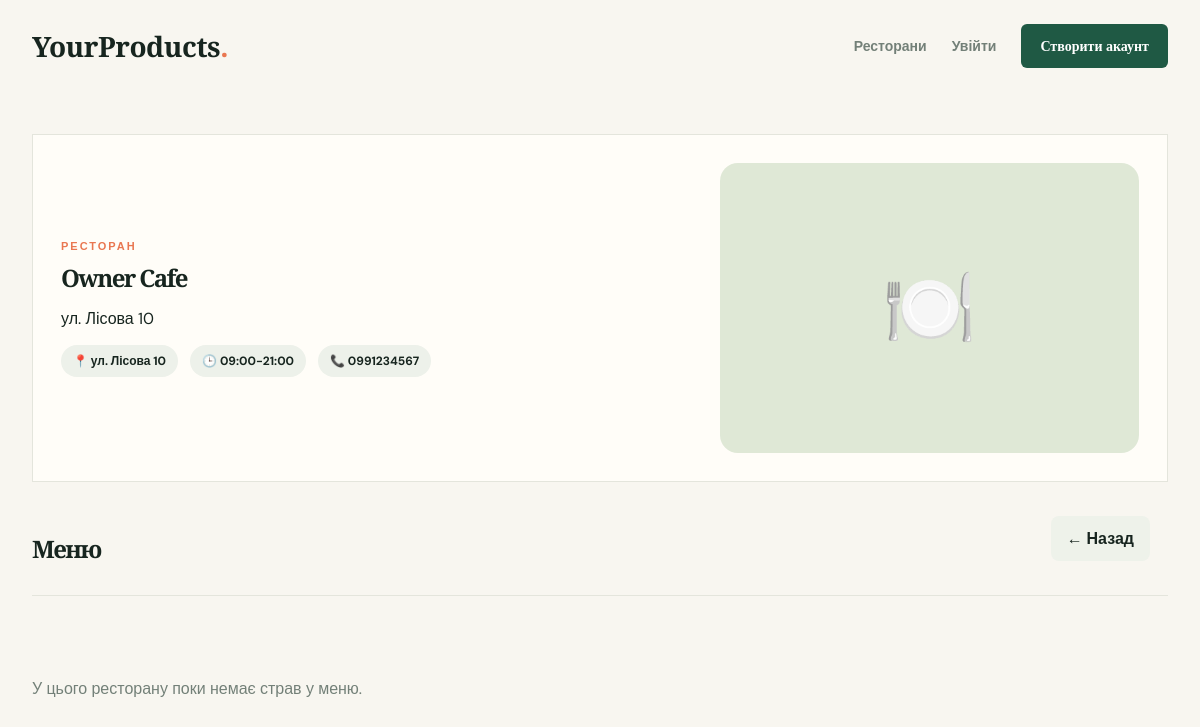
Page /menu/4/ on the committed database.
### delivery_APP/models.py (models this page shows, shortened)
class RestorantInfo(models.Model):
    owner = models.ForeignKey(
        settings.AUTH_USER_MODEL,
        on_delete=models.SET_NULL,
        null=True,
        blank=True,
        related_name='restaurants',
        verbose_name='Власник',
    )
    name = models.CharField(max_length=100)
    photo = models.ImageField(upload_to='media/restorant_photos/')
    address = models.TextField()
    phone_number = models.CharField(max_length=15)
    opening_hours = models.CharField(max_length=50)

### delivery_APP/views.py (the view)
# urls.py: path('menu/<int:restaurant_id>/', delivery_app_views.restaurant_menu, name='restaurant_menu'),
def restaurant_menu(request, restaurant_id):
    restaurant = get_object_or_404(RestorantInfo, pk=restaurant_id)
    dishes = CartOfMenu.objects.filter(restaurant=restaurant).order_by('name')
    return render(request, 'MenuOfRestorant.html', {
        'restaurant': restaurant,
        'dishes': dishes,
    })

### templates/menuofrestorant.html (shortened to what this page needs)
{% extends 'base.html' %}
{% block content %}
<section class="menu-page">
    <div class="menu-hero">
        <div>
            <div class="eyebrow">Ресторан</div>
            <h1>{{ restaurant.name }}</h1>
            <p>{{ restaurant.address }}</p>
            <div class="menu-meta">
                <span class="meta-pill">📍 {{ restaurant.address }}</span>
                <span class="meta-pill">🕒 {{ restaurant.opening_hours }}</span>
                <span class="meta-pill">📞 {{ restaurant.phone_number }}</span>
            </div>
        </div>
        <div>
            {% if restaurant.photo %}
                <img src="{{ restaurant.photo.url }}" alt="{{ restaurant.name }}">
            {% else %}
                <div class="restaurant-placeholder" style="height:290px; border-radius:18px; background:#dfe8d6; display:grid; place-items:center; font-size:76px;">🍽️</div>
            {% endif %}
        </div>
    </div>
    <div class="section-head" style="margin-top:34px;">
        <h2>Меню</h2>
        <a class="hero-btn secondary" href="{% url 'home' %}">← Назад</a>
    </div>
    <div class="menu-grid">
        {% for dish in dishes %}
            <article class="dish-card">
                {% if dish.photo %}
                    <img src="{{ dish.photo.url }}" alt="{{ dish.name }}">
                {% else %}
                    <div style="height:180px; display:grid; place-items:center; background:#edf2e8; font-size:64px;">🍲</div>
                {% endif %}
                <div class="dish-body">
                    <div class="dish-head">
                        <h3>{{ dish.name }}</h3>
                        <span class="price">{{ dish.price }} ₴</span>
                    </div>
                    <p>{{ dish.ingridients }}</p>
                    <p><strong>Вага:</strong> {{ dish.weight }} г</p>
                    <p><strong>Готується:</strong> {{ dish.time_to_cook }} хв</p>
                </div>
            </article>
        {% empty %}
            <p class="empty">У цього ресторану поки немає страв у меню.</p>
        {% endfor %}
    </div>
</section>
{% endblock %}

### templates/base.html (style rules this page uses)
:root { --ink:#17251f; --muted:#738078; --paper:#f8f6f0; --cream:#fffdf8; --green:#1f5944; --lime:#d9ed87; --line:#e4e5dc; --coral:#e97751; }
* { box-sizing:border-box; }
body { margin:0; color:var(--ink); background:var(--paper); font-family:'DM Sans',sans-serif; }
a { color:inherit; text-decoration:none; }
.eyebrow { color:var(--coral); text-transform:uppercase; letter-spacing:2px; font-size:11px; font-weight:700; }
h1, h2 { font-family:'Playfair Display',serif; letter-spacing:-1.6px; line-height:1.06; margin:12px 0 18px; }
.section-head { display:flex; align-items:end; justify-content:space-between; border-bottom:1px solid var(--line); padding-bottom:16px; margin-bottom:25px; }
.restaurant-placeholder { height:100%; display:grid; place-items:center; font-size:53px; }
.hero-btn { display:inline-flex; align-items:center; justify-content:center; padding:12px 16px; border-radius:8px; font-weight:700; margin:0 18px 18px; }
.hero-btn.secondary { background:#eef2ea; color:var(--ink); }
.menu-page { max-width:1240px; margin:0 auto; padding:42px 32px 72px; }
.menu-hero { display:grid; grid-template-columns:1.2fr 0.8fr; gap:30px; align-items:center; background:var(--cream); border:1px solid var(--line); padding:28px; }
.menu-meta { display:flex; flex-wrap:wrap; gap:12px; margin-top:16px; }
.meta-pill { background:#edf1ea; color:var(--ink); padding:8px 12px; border-radius:999px; font-size:12px; font-weight:700; }
.menu-grid { display:grid; grid-template-columns:repeat(3, minmax(0, 1fr)); gap:22px; margin-top:36px; }
.empty { color:var(--muted); padding:30px 0; }

### rows in the picture
RestorantInfo: name "Owner Cafe", address "ул. Лісова 10", opening_hours "09:00-21:00", phone_number "0991234567"
